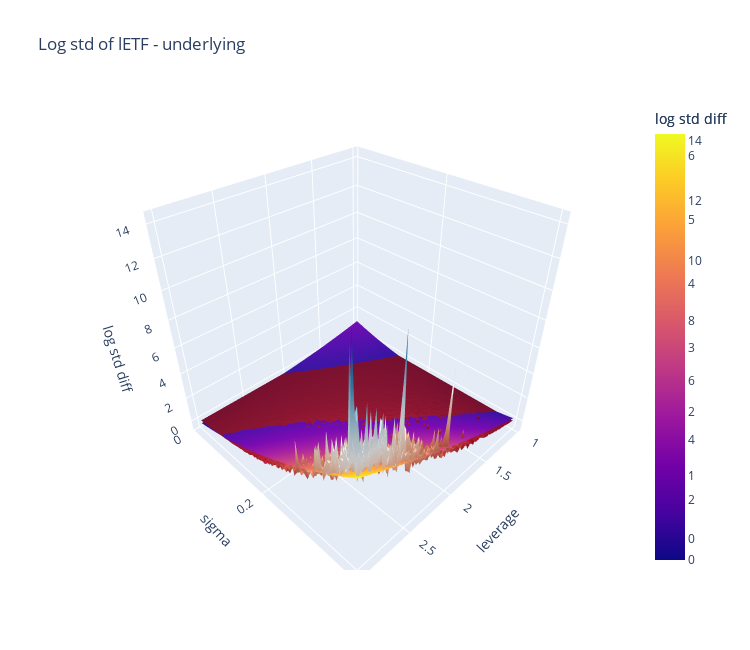

Write notebook code for a chart like this one.
### Code cell
plot_pred_lev_sigma_std(df)
